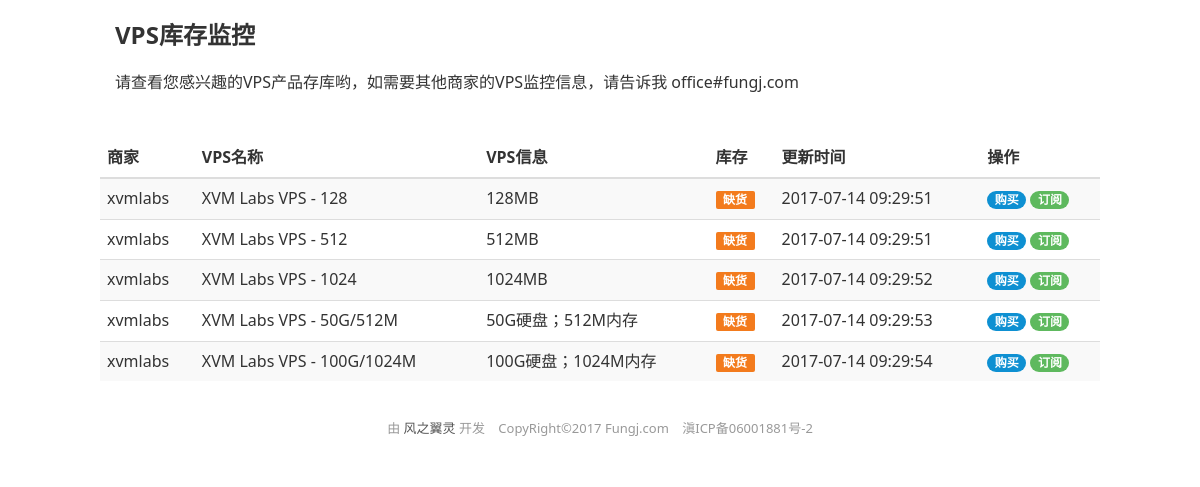
The page / on the database its author committed.
### tables this page shows
CREATE TABLE `vpsinfo` (
  `id` int(11) NOT NULL,
  `sellername` varchar(20) NOT NULL COMMENT '商家名称',
  `vpstitle` varchar(200) NOT NULL COMMENT 'VPS标题',
  `vpsinfo` longtext NOT NULL COMMENT 'VPS信息',
  `buylink` varchar(50) NOT NULL COMMENT '购买链接',
  `state` int(25) DEFAULT NULL COMMENT '状态0有货，1无货',
  `uptime` varchar(50) DEFAULT NULL COMMENT '更新时间'
);

### mysql.php (called while the page is built, shortened)
<?php
class mysql {
	protected $host = 'localhost';
	protected $dbname = 'vpsstock';
	protected $dbuser = 'root';
	protected $dbpwd = '2130521';
	public function db() {
		try {
			$pdo = new PDO("mysql:host=$this->host;dbname=$this->dbname", "$this->dbuser", "$this->dbpwd");
			$sql = "SELECT * FROM `vpsinfo`";
			$pdo->query('set names utf8;');
			$result = $pdo->query($sql);
			$rows = $result->fetchAll();
			return $rows;
		} catch (PDOException $e) {
			echo '数据库链接失败: ' . $e->getMessage();
			return false;
			exit();
		}
	}
}
?>

### index.php (the view, shortened to what this page needs)
<!doctype html>
<html class="no-js">
<head>
  <link rel="stylesheet" href="./css/amazeui.min.css">
  <link rel="stylesheet" href="./css/app.css"></head>
<body>
  <div class="am-g am-g-fixed am-margin-top">
    <div class="am-u-sm-12">
      <h1>VPS库存监控</h1>
      <p>请查看您感兴趣的VPS产品存库哟，如需要其他商家的VPS监控信息，请告诉我 office#fungj.com</p>
    </div>
  </div>
  <br />
  <div class="am-g am-g-fixed">
    <table class="am-table am-table-striped am-table-hover">
      <thead>
        <tr>
          <th>商家</th>
          <th>VPS名称</th>
          <th>VPS信息</th>
          <th>库存</th>
          <th>更新时间</th>
          <th>操作</th>
        </tr>
      </thead>
      <tbody>
<?php
include 'mysql.php';
$db = new mysql;
$dbinfo = $db->db();
foreach ($dbinfo as $key => $value) {
	echo '<tr>';
	echo "<td>{$value['sellername']}</td>";
	echo "<td>{$value['vpstitle']}</td>";
	echo "<td>{$value['vpsinfo']}</td>";
	if ($value['state'] == '0') {
		echo '<td><span class="am-badge am-badge-success am-radius">有货</span></td>';
	} elseif ($value['state'] == '1') {
		echo '<td><span class="am-badge am-badge-warning am-radius">缺货</span></td>';
	}
	echo "<td>{$value['uptime']}</td>";
	echo "<td><a class='am-badge am-badge-primary am-round' target=\"_top\" href=\"{$value['buylink']}\">购买</a> <a class='am-badge am-badge-success am-round' href=\"#\">订阅</a></td>";
	echo '</tr>';
}
?>
      </tbody>
    </table>
  </div>
  <footer data-am-widget="footer"
          class="am-footer am-footer-default"
           data-am-footer="{  }">
    <div class="am-footer-miscs ">
      <p>
        由
        <a href="https://www.fungj.com/" title="风之翼灵"
                                                target="_blank" class="">风之翼灵</a>
        开发
      </p>
      <p>CopyRight©2017  Fungj.com</p>
      <p>滇ICP备06001881号-2</p>
    </div>
  </footer>
</body>
</html>

### rows shown on the page
vpsinfo: sellername "xvmlabs", vpstitle "XVM Labs VPS - 128", vpsinfo "128MB", state "缺货", uptime "2017-07-14 09:29:51"
vpsinfo: sellername "xvmlabs", vpstitle "XVM Labs VPS - 512", vpsinfo "512MB", state "缺货", uptime "2017-07-14 09:29:51"
vpsinfo: sellername "xvmlabs", vpstitle "XVM Labs VPS - 1024", vpsinfo "1024MB", state "缺货", uptime "2017-07-14 09:29:52"
vpsinfo: sellername "xvmlabs", vpstitle "XVM Labs VPS - 50G/512M", vpsinfo "50G硬盘；512M内存", state "缺货", uptime "2017-07-14 09:29:53"
vpsinfo: sellername "xvmlabs", vpstitle "XVM Labs VPS - 100G/1024M", vpsinfo "100G硬盘；1024M内存", state "缺货", uptime "2017-07-14 09:29:54"
